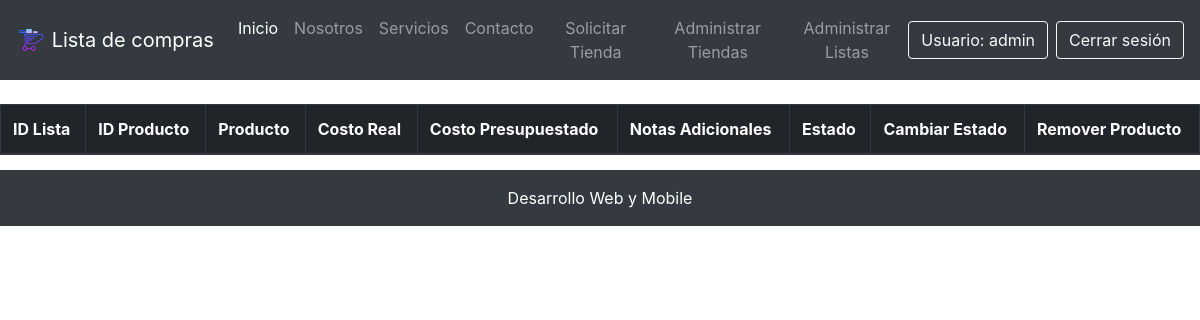
The page /listar-productos/2/ (signed in) on the database as committed earlier.
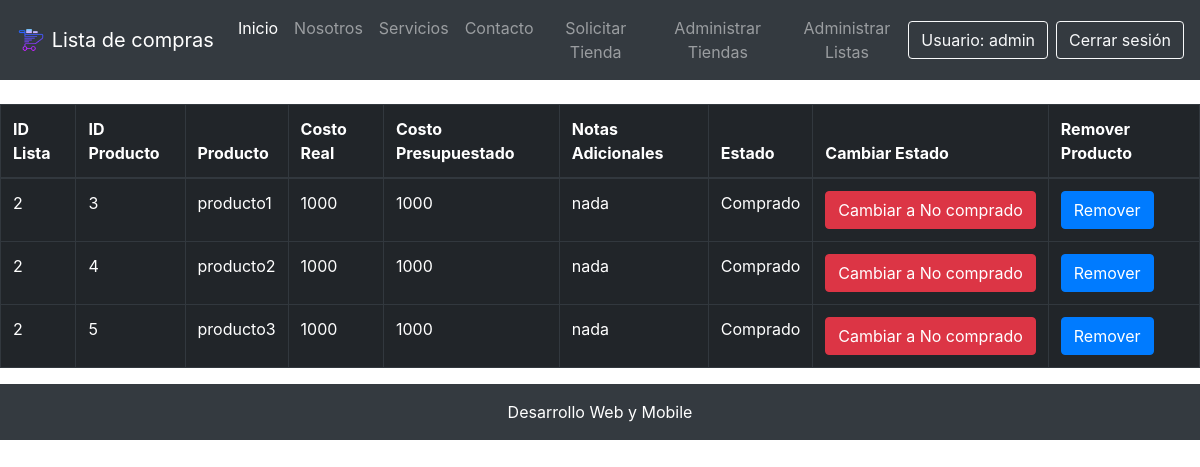
The same page on the database as committed later.
### core/models.py (models this page shows, shortened)
class Producto(models.Model):
    nombre = models.CharField(max_length=50)
    costo_real = models.IntegerField(verbose_name="Costo Real")
    costo_presupuestado = models.IntegerField(verbose_name="Costo Presupuestado")
    notas_adicionales = models.CharField( max_length=200, verbose_name="Notas Adicionales")
    estadoProducto = models.ForeignKey(EstadoProducto, on_delete=models.CASCADE, verbose_name="Estado Producto")
    lista = models.ForeignKey(Lista, on_delete=models.CASCADE)
    tienda = models.ForeignKey(Tienda, on_delete=models.CASCADE)

class Lista(models.Model):
    usuario = models.ForeignKey(User, on_delete=models.CASCADE, verbose_name="Nombre Usuario")
    nombre_lista = models.CharField(max_length=30 ,verbose_name="Nombre Lista")
    total_productos_agregados = models.IntegerField(verbose_name="Productos Agregados")
    total_productos_comprados = models.IntegerField(verbose_name="Productos Comprados")
    costo_total_presupuestado = models.IntegerField(verbose_name="Total Presupuestado")
    costo_total_real = models.IntegerField(verbose_name="Total Real")
    estadoLista = models.ForeignKey(EstadoLista, on_delete=models.CASCADE, verbose_name="Estado Lista")

class EstadoProducto(models.Model):
    nombre = models.CharField(max_length=30, verbose_name="Estado Producto")

### core/views.py (the view)
# urls.py: path('listar-productos/<id>/', listar_productos, name="listar_productos"),
@login_required
def listar_productos(request, id):
    productos = Producto.objects.filter(lista=id)
    return render(request, 'core/listar_productos.html', {
        'productos': productos
    })

### core/templates/core/listar_productos.html
{% extends 'core/base.html' %}
{% load static %}
{% block contenido %}
<br>
<div class="table-responsive">
    <table class="table table-dark table-bordered table-hover table-condensed">
        <tr>
            <thead>
                <th>ID Lista</th>
                <th>ID Producto</th>
                <th>Producto</th>
                <th>Costo Real</th>
                <th>Costo Presupuestado</th>
                <th>Notas Adicionales</th>
                <th>Estado</th>
                <th>Cambiar Estado</th>
                <th>Remover Producto</th>
            </thead>
        </tr>
        <tbody>
            {% for p in productos %}
            <tr>
                <td>{{ p.lista.id }}</td>
                <td>{{ p.id }}</td>
                <td>{{ p.nombre }}</td>
                <td>{{ p.costo_real }}</td>
                <td>{{ p.costo_presupuestado }}</td>
                <td>{{ p.notas_adicionales }}</td>
                <td>{{ p.estadoProducto.nombre }}</td>
                <td>
                    {% if p.estadoProducto.id == 2 %}
                    <a href="{% url 'estado_comprado' p.id %}" class="btn btn-success">Cambiar a comprado</a>
                    {% else %}
                    <a href="{% url 'estado_nocomprado' p.id %}" class="btn btn-danger">Cambiar a No comprado</a>
                    {% endif %}
                </td>
                <td>
                    <a href="{% url 'eliminar_producto' p.id %}" class="btn btn-primary">Remover</a>
                </td>
            </tr>
            {% endfor %}
        </tbody>
    </table>
</div>
{% endblock contenido %}

### core/templates/core/base.html (shortened to what this page needs)
<!DOCTYPE html>
<html lang="en">
{% load pwa %}
<head>
    {% load static %}
    <link rel="stylesheet" href="{% static 'core/css/estilos.css' %}">
    <link rel="stylesheet" href="https://stackpath.bootstrapcdn.com/bootstrap/4.1.3/css/bootstrap.min.css"
>
</head>
<body>
    <header>
        <nav class="navbar navbar-expand-lg navbar-dark bg-dark sticky-top">
            <a class="navbar-brand" href="{% url 'home' %}">
                <img src="{% static 'core/img/carrito_icon.png' %}" width="30" height="30" class="d-inline-block align-top"
                    alt="">
                Lista de compras
            </a>
            <div class="collapse navbar-collapse" id="navbarNavAltMarkup">
                <div class="navbar-nav mr-auto ml-auto text-center">
                    <a class="nav-item nav-link active" href="{% url 'home' %}">Inicio</a>
                    <a class="nav-item nav-link" href="#">Nosotros</a>
                    <a class="nav-item nav-link" href="#">Servicios</a>
                    <a class="nav-item nav-link" href="#">Contacto</a>
                    {% if request.user.is_authenticated %}
                    <a class="nav-item nav-link" href="{% url 'agregar_tienda' %}">Solicitar Tienda</a>
                    <a class="nav-item nav-link" href="{% url 'listar_solicitud' %}">Administrar Tiendas</a>
                    <a class="nav-item nav-link" href="{% url 'listado_listas' %}">Administrar Listas</a>
                    {% endif %}
                </div>
                <div class="d-flex flex-row justify-content-center">
                    {% if request.user.is_authenticated %}
                    <a href="" class="btn btn-outline-light mr-2">Usuario: {{ request.user.username }}</a>
                    <a class="btn btn-outline-light" href="{% url 'logout' %}">Cerrar sesión</a>
                    {% else %}
                    <a class="btn btn-outline-light mr-2" href="{% url 'login' %}">Login</a>
                    <a class="btn btn-outline-light" href="#">Registrate</a>
                    {% endif %}
                </div>
            </div>
        </nav>
    </header>
    <div class="contenido">
        {% block contenido %}
        {% endblock contenido %}
    </div>
    <footer class="page-footer font-small">
        <p class="text-center py-3 p-3 mb-2 bg-dark text-white">Desarrollo Web y Mobile</p>
    </footer>
</body>
</html>

### core/static/core/css/estilos.css (style rules this page uses)
* { margin: 0; padding: 0; }

Rows that differ between the two databases and show on the page:
added Producto: lista.id "2", id "3", nombre "producto1", costo_real "1000", costo_presupuestado "1000", notas_adicionales "nada", estadoProducto.nombre "Comprado", shows "Cambiar a No comprado"
added Producto: lista.id "2", id "4", nombre "producto2", costo_real "1000", costo_presupuestado "1000", notas_adicionales "nada", estadoProducto.nombre "Comprado", shows "Cambiar a No comprado"
added Producto: lista.id "2", id "5", nombre "producto3", costo_real "1000", costo_presupuestado "1000", notas_adicionales "nada", estadoProducto.nombre "Comprado", shows "Cambiar a No comprado"
